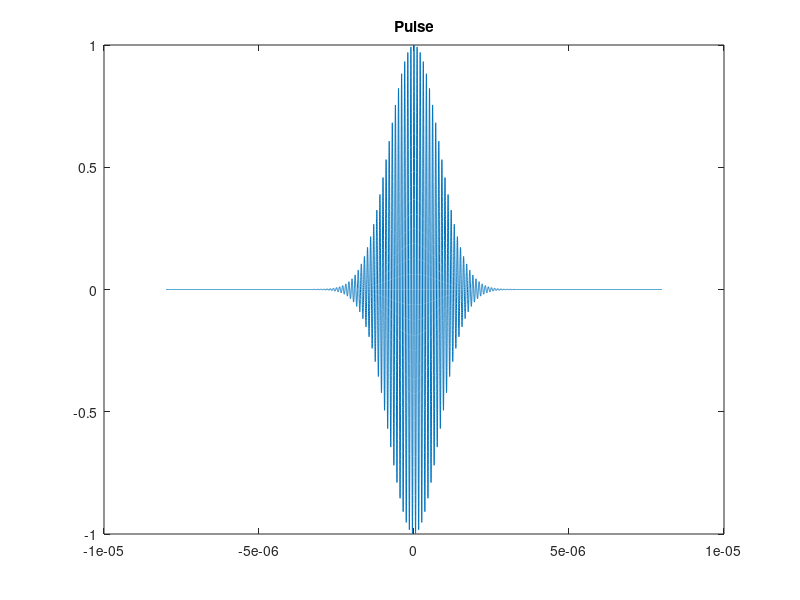

MATLAB code to generate this figure:
close all
clear
clc

d=0.008;  %distances between each pro 
Array=zeros();
N=[-15*d/2:d:-5*d/2 5*d/2:d:15*d/2];
theta=-30:1:30;
R=0:0.001:0.03;

for r=1:length(R)
    for teta=1:length(theta)
        for n=1:length(N) 
            Array(n,teta,r)=sqrt((((R(r)).*sin(theta(teta)*pi/180)-N(n)*d)^2)+((R(r)).*cos(theta(teta)*pi/180))^2)/6320;
            SampleArr(n,teta,r)=round((160000/160e-6).*(Array(n,teta,r)));
        end
    end
end

c=6320;
f=10E6;
fs=f*100;
Ts=1/fs;
w=2*pi*f;
sigma=1;

t=-10:(1.25E-3):10;
tr=-80E-7:Ts:80E-7;
x=1:length(tr);

func=-0.5*(t/(sigma)).^2;
gauss=exp(func);
sincos = exp(j*w*tr);
sincos2 = cos(w*tr)+j*sin(w*tr);

pulse(x)=gauss.*sincos;
pulse2=gauspuls(tr,f,1);
realpulse=abs(pulse);

figure(3)
plot(tr,pulse)
title('Pulse')
for teta=1:length(theta) 
    for x=1:length(pulse) 
        newpulse(teta,x)=pulse(16000-SampleArr(1,teta,20)); 
        
    end      
end